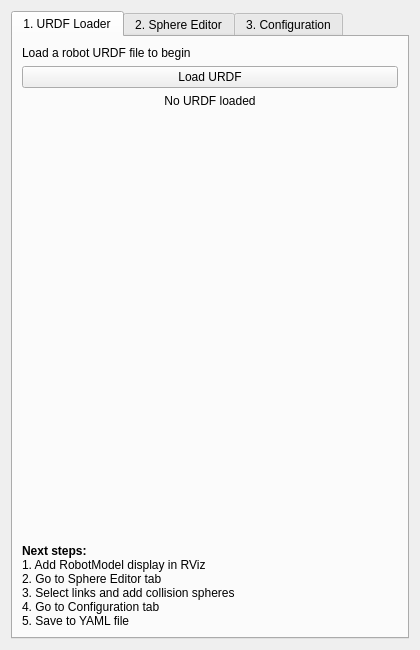
<?xml version="1.0" encoding="UTF-8"?>
<ui version="4.0">
 <class>Dialog</class>
 <widget class="QWidget" name="Dialog">
  <property name="geometry">
   <rect>
    <x>0</x>
    <y>0</y>
    <width>420</width>
    <height>650</height>
   </rect>
  </property>
  <property name="windowTitle">
   <string>cuRobo Robot Setup</string>
  </property>
  <layout class="QGridLayout" name="gridLayout_main">
   <item row="0" column="0">
    <widget class="QTabWidget" name="tabWidget">
     <property name="currentIndex">
      <number>0</number>
     </property>
     
     <!-- ============================================ -->
     <!-- TAB 1: URDF Loader -->
     <!-- ============================================ -->
     <widget class="QWidget" name="urdf_loader">
      <attribute name="title">
       <string>1. URDF Loader</string>
      </attribute>
      <layout class="QVBoxLayout" name="verticalLayout_urdf">
       <item>
        <widget class="QLabel" name="label_urdf_info">
         <property name="text">
          <string>Load a robot URDF file to begin</string>
         </property>
         <property name="wordWrap">
          <bool>true</bool>
         </property>
        </widget>
       </item>
       <item>
        <widget class="QPushButton" name="pushButton_load_urdf">
         <property name="text">
          <string>Load URDF</string>
         </property>
         <property name="minimumHeight">
          <number>40</number>
         </property>
        </widget>
       </item>
       <item>
        <widget class="QLabel" name="label_urdf_status">
         <property name="text">
          <string>No URDF loaded</string>
         </property>
         <property name="alignment">
          <set>Qt::AlignCenter</set>
         </property>
         <property name="wordWrap">
          <bool>true</bool>
         </property>
        </widget>
       </item>
       <item>
        <spacer name="verticalSpacer_urdf">
         <property name="orientation">
          <enum>Qt::Vertical</enum>
         </property>
         <property name="sizeHint" stdset="0">
          <size>
           <width>20</width>
           <height>40</height>
          </size>
         </property>
        </spacer>
       </item>
       <item>
        <widget class="QLabel" name="label_urdf_help">
         <property name="text">
          <string>&lt;html&gt;&lt;b&gt;Next steps:&lt;/b&gt;&lt;br/&gt;
1. Add RobotModel display in RViz&lt;br/&gt;
2. Go to Sphere Editor tab&lt;br/&gt;
3. Select links and add collision spheres&lt;br/&gt;
4. Go to Configuration tab&lt;br/&gt;
5. Save to YAML file&lt;/html&gt;</string>
         </property>
         <property name="wordWrap">
          <bool>true</bool>
         </property>
         <property name="textFormat">
          <enum>Qt::RichText</enum>
         </property>
        </widget>
       </item>
      </layout>
     </widget>
     
     <!-- ============================================ -->
     <!-- TAB 2: Sphere Editor -->
     <!-- ============================================ -->
     <widget class="QWidget" name="sphere_editor">
      <attribute name="title">
       <string>2. Sphere Editor</string>
      </attribute>
      <layout class="QVBoxLayout" name="verticalLayout_spheres">
       
       <!-- Robot Links Tree -->
       <item>
        <widget class="QGroupBox" name="groupBox_links">
         <property name="title">
          <string>Select Robot Link</string>
         </property>
         <layout class="QVBoxLayout" name="verticalLayout_links">
          <item>
           <widget class="QTreeWidget" name="treeWidget_links">
            <property name="maximumHeight">
             <number>150</number>
            </property>
            <property name="alternatingRowColors">
             <bool>true</bool>
            </property>
            <column>
             <property name="text">
              <string>Link Name</string>
             </property>
            </column>
            <column>
             <property name="text">
              <string>Type</string>
             </property>
            </column>
           </widget>
          </item>
          <item>
           <layout class="QHBoxLayout" name="horizontalLayout_selected_link">
            <item>
             <widget class="QLabel" name="label_selected_link_title">
              <property name="text">
               <string>Selected:</string>
              </property>
             </widget>
            </item>
            <item>
             <widget class="QLabel" name="label_selected_link">
              <property name="text">
               <string>&lt;none&gt;</string>
              </property>
              <property name="styleSheet">
               <string>QLabel { font-weight: bold; color: #2196F3; }</string>
              </property>
             </widget>
            </item>
            <item>
             <spacer name="horizontalSpacer_link">
              <property name="orientation">
               <enum>Qt::Horizontal</enum>
              </property>
              <property name="sizeHint" stdset="0">
               <size>
                <width>40</width>
                <height>20</height>
               </size>
              </property>
             </spacer>
            </item>
           </layout>
          </item>
         </layout>
        </widget>
       </item>
       
       <!-- Sphere Properties -->
       <item>
        <widget class="QGroupBox" name="groupBox_properties">
         <property name="title">
          <string>Sphere Properties</string>
         </property>
         <layout class="QGridLayout" name="gridLayout_properties">
          <item row="0" column="0">
           <widget class="QLabel" name="label_radius">
            <property name="text">
             <string>Radius:</string>
            </property>
           </widget>
          </item>
          <item row="0" column="1" colspan="2">
           <widget class="QDoubleSpinBox" name="doubleSpinBox_radius">
            <property name="decimals">
             <number>4</number>
            </property>
            <property name="minimum">
             <double>0.001</double>
            </property>
            <property name="maximum">
             <double>1.0</double>
            </property>
            <property name="singleStep">
             <double>0.01</double>
            </property>
            <property name="value">
             <double>0.05</double>
            </property>
           </widget>
          </item>
          <item row="0" column="3">
           <widget class="QLabel" name="label_radius_unit">
            <property name="text">
             <string>m</string>
            </property>
           </widget>
          </item>
          
          <item row="1" column="0" colspan="4">
           <widget class="QLabel" name="label_position_title">
            <property name="text">
             <string>Position (relative to link):</string>
            </property>
           </widget>
          </item>
          
          <item row="2" column="0">
           <widget class="QLabel" name="label_x">
            <property name="text">
             <string>x:</string>
            </property>
           </widget>
          </item>
          <item row="2" column="1">
           <widget class="QDoubleSpinBox" name="doubleSpinBox_x">
            <property name="decimals">
             <number>4</number>
            </property>
            <property name="minimum">
             <double>-2.0</double>
            </property>
            <property name="maximum">
             <double>2.0</double>
            </property>
            <property name="singleStep">
             <double>0.01</double>
            </property>
           </widget>
          </item>
          
          <item row="2" column="2">
           <widget class="QLabel" name="label_y">
            <property name="text">
             <string>y:</string>
            </property>
           </widget>
          </item>
          <item row="2" column="3">
           <widget class="QDoubleSpinBox" name="doubleSpinBox_y">
            <property name="decimals">
             <number>4</number>
            </property>
            <property name="minimum">
             <double>-2.0</double>
            </property>
            <property name="maximum">
             <double>2.0</double>
            </property>
            <property name="singleStep">
             <double>0.01</double>
            </property>
           </widget>
          </item>
          
          <item row="3" column="0">
           <widget class="QLabel" name="label_z">
            <property name="text">
             <string>z:</string>
            </property>
           </widget>
          </item>
          <item row="3" column="1">
           <widget class="QDoubleSpinBox" name="doubleSpinBox_z">
            <property name="decimals">
             <number>4</number>
            </property>
            <property name="minimum">
             <double>-2.0</double>
            </property>
            <property name="maximum">
             <double>2.0</double>
            </property>
            <property name="singleStep">
             <double>0.01</double>
            </property>
           </widget>
          </item>
         </layout>
        </widget>
       </item>
       
       <!-- Action Buttons -->
       <item>
        <layout class="QHBoxLayout" name="horizontalLayout_sphere_actions">
         <item>
          <widget class="QPushButton" name="pushButton_add_sphere">
           <property name="text">
            <string>Add Sphere</string>
           </property>
           <property name="minimumHeight">
            <number>35</number>
           </property>
           <property name="styleSheet">
            <string>QPushButton { background-color: #4CAF50; color: white; font-weight: bold; }</string>
           </property>
          </widget>
         </item>
         <item>
          <widget class="QPushButton" name="pushButton_delete_sphere">
           <property name="text">
            <string>Delete Selected</string>
           </property>
           <property name="minimumHeight">
            <number>35</number>
           </property>
           <property name="styleSheet">
            <string>QPushButton { background-color: #f44336; color: white; }</string>
           </property>
          </widget>
         </item>
        </layout>
       </item>
       
       <!-- Auto-Generate Spheres -->
       <item>
        <widget class="QGroupBox" name="groupBox_auto_gen">
         <property name="title">
          <string>Auto-Generate Spheres (sphere_fit)</string>
         </property>
         <layout class="QGridLayout" name="gridLayout_auto_gen">

          <item row="0" column="0">
           <widget class="QLabel" name="label_n_spheres">
            <property name="text"><string>Nb sphères:</string></property>
           </widget>
          </item>
          <item row="0" column="1">
           <widget class="QSpinBox" name="spinBox_n_spheres">
            <property name="minimum"><number>1</number></property>
            <property name="maximum"><number>100</number></property>
            <property name="value"><number>8</number></property>
           </widget>
          </item>
          <item row="0" column="2">
           <widget class="QLabel" name="label_surface_radius">
            <property name="text"><string>Rayon surface:</string></property>
           </widget>
          </item>
          <item row="0" column="3">
           <widget class="QDoubleSpinBox" name="doubleSpinBox_surface_radius">
            <property name="decimals"><number>3</number></property>
            <property name="minimum"><double>0.001</double></property>
            <property name="maximum"><double>0.200</double></property>
            <property name="singleStep"><double>0.005</double></property>
            <property name="value"><double>0.020</double></property>
           </widget>
          </item>

          <item row="1" column="0">
           <widget class="QLabel" name="label_fit_type">
            <property name="text"><string>Méthode:</string></property>
           </widget>
          </item>
          <item row="1" column="1" colspan="3">
           <widget class="QComboBox" name="comboBox_fit_type">
            <item><property name="text"><string>VOXEL_VOLUME_SAMPLE_SURFACE</string></property></item>
            <item><property name="text"><string>VOXEL_SURFACE</string></property></item>
            <item><property name="text"><string>VOXEL_VOLUME</string></property></item>
            <item><property name="text"><string>VOXEL_VOLUME_INSIDE</string></property></item>
            <item><property name="text"><string>SAMPLE_SURFACE</string></property></item>
           </widget>
          </item>

          <item row="2" column="0" colspan="2">
           <widget class="QPushButton" name="pushButton_gen_link">
            <property name="text"><string>Générer ce lien</string></property>
            <property name="minimumHeight"><number>32</number></property>
            <property name="styleSheet">
             <string>QPushButton { background-color: #9C27B0; color: white; font-weight: bold; }</string>
            </property>
           </widget>
          </item>
          <item row="2" column="2" colspan="2">
           <widget class="QPushButton" name="pushButton_gen_all">
            <property name="text"><string>Générer tout le robot</string></property>
            <property name="minimumHeight"><number>32</number></property>
            <property name="styleSheet">
             <string>QPushButton { background-color: #673AB7; color: white; font-weight: bold; }</string>
            </property>
           </widget>
          </item>

          <item row="3" column="0" colspan="4">
           <widget class="QLabel" name="label_gen_status">
            <property name="text"><string></string></property>
            <property name="wordWrap"><bool>true</bool></property>
            <property name="styleSheet">
             <string>QLabel { color: gray; font-style: italic; }</string>
            </property>
           </widget>
          </item>

         </layout>
        </widget>
       </item>

       <!-- Spheres List -->
       <item>
        <widget class="QLabel" name="label_sphere_list_title">
         <property name="text">
          <string>Collision Spheres (sorted by link):</string>
         </property>
         <property name="styleSheet">
          <string>QLabel { font-weight: bold; }</string>
         </property>
        </widget>
       </item>
       <item>
        <widget class="QTreeWidget" name="treeWidget_spheres">
         <property name="alternatingRowColors">
          <bool>true</bool>
         </property>
         <column>
          <property name="text">
           <string>Link / Sphere ID</string>
          </property>
         </column>
         <column>
          <property name="text">
           <string>Radius</string>
          </property>
         </column>
         <column>
          <property name="text">
           <string>Position</string>
          </property>
         </column>
        </widget>
       </item>
       
      </layout>
     </widget>
     
     <!-- ============================================ -->
     <!-- TAB 3: Configuration -->
     <!-- ============================================ -->
     <widget class="QWidget" name="configuration">
      <attribute name="title">
       <string>3. Configuration</string>
      </attribute>
      <layout class="QVBoxLayout" name="verticalLayout_config">
       
       <!-- Robot Links -->
       <item>
        <widget class="QGroupBox" name="groupBox_robot_links">
         <property name="title">
          <string>Robot Links</string>
         </property>
         <layout class="QGridLayout" name="gridLayout_robot_links">
          <item row="0" column="0">
           <widget class="QLabel" name="label_base_link_title">
            <property name="text">
             <string>Base Link:</string>
            </property>
           </widget>
          </item>
          <item row="0" column="1">
           <widget class="QComboBox" name="comboBox_base_link"/>
          </item>
          
          <item row="1" column="0">
           <widget class="QLabel" name="label_ee_link_title">
            <property name="text">
             <string>End-Effector Link:</string>
            </property>
           </widget>
          </item>
          <item row="1" column="1">
           <widget class="QComboBox" name="comboBox_ee_link"/>
          </item>
         </layout>
        </widget>
       </item>
       
       <!-- Joint Configuration -->
       <item>
        <widget class="QGroupBox" name="groupBox_joints">
         <property name="title">
          <string>Joint Configuration</string>
         </property>
         <layout class="QVBoxLayout" name="verticalLayout_joints">
          <item>
           <widget class="QPushButton" name="pushButton_configure_joints">
            <property name="text">
             <string>Configure Joints...</string>
            </property>
            <property name="minimumHeight">
             <number>35</number>
            </property>
           </widget>
          </item>
          <item>
           <widget class="QLabel" name="label_joints_summary">
            <property name="text">
             <string>0 active joints configured</string>
            </property>
            <property name="styleSheet">
             <string>QLabel { color: gray; font-style: italic; }</string>
            </property>
           </widget>
          </item>
         </layout>
        </widget>
       </item>
       
       <!-- Statistics -->
       <item>
        <widget class="QGroupBox" name="groupBox_stats">
         <property name="title">
          <string>Summary</string>
         </property>
         <layout class="QVBoxLayout" name="verticalLayout_stats">
          <item>
           <widget class="QLabel" name="label_stats">
            <property name="text">
             <string>URDF: Not loaded
Links: 0
Joints: 0
Spheres: 0</string>
            </property>
            <property name="wordWrap">
             <bool>true</bool>
            </property>
           </widget>
          </item>
         </layout>
        </widget>
       </item>
       
       <item>
        <spacer name="verticalSpacer_config">
         <property name="orientation">
          <enum>Qt::Vertical</enum>
         </property>
         <property name="sizeHint" stdset="0">
          <size>
           <width>20</width>
           <height>40</height>
          </size>
         </property>
        </spacer>
       </item>
       
       <!-- Save/Load Buttons -->
       <item>
        <widget class="QGroupBox" name="groupBox_file">
         <property name="title">
          <string>File Operations</string>
         </property>
         <layout class="QVBoxLayout" name="verticalLayout_file">
          <item>
           <widget class="QPushButton" name="pushButton_save_yaml">
            <property name="text">
             <string>💾 Save to YAML</string>
            </property>
            <property name="minimumHeight">
             <number>40</number>
            </property>
            <property name="styleSheet">
             <string>QPushButton { background-color: #2196F3; color: white; font-weight: bold; font-size: 12pt; }</string>
            </property>
           </widget>
          </item>
          <item>
           <widget class="QPushButton" name="pushButton_load_yaml">
            <property name="text">
             <string>📂 Load from YAML</string>
            </property>
            <property name="minimumHeight">
             <number>40</number>
            </property>
            <property name="styleSheet">
             <string>QPushButton { background-color: #FF9800; color: white; font-weight: bold; font-size: 12pt; }</string>
            </property>
           </widget>
          </item>
         </layout>
        </widget>
       </item>
       
      </layout>
     </widget>
     
    </widget>
   </item>
  </layout>
 </widget>
 <resources/>
 <connections/>
</ui>
